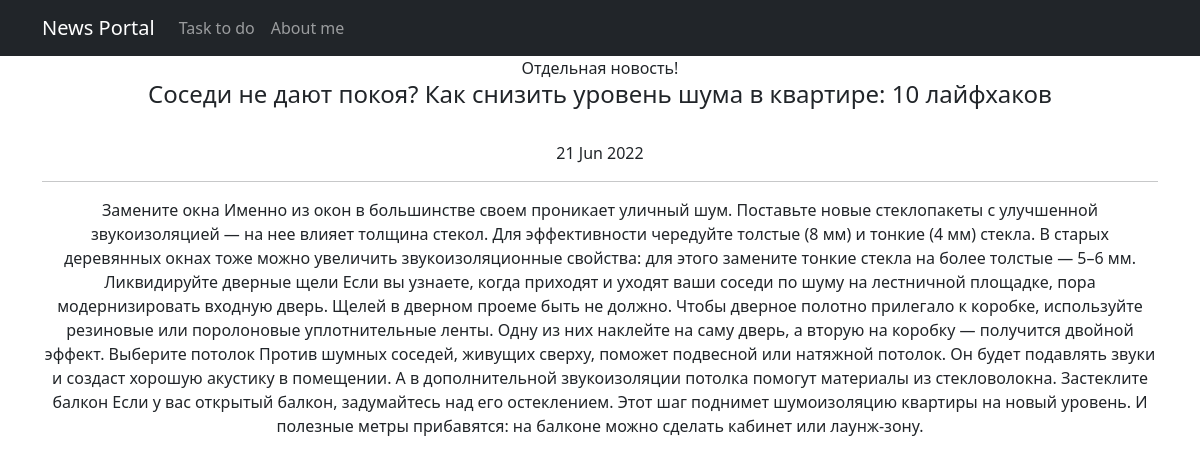
Page /posts/7 on the earlier database version.
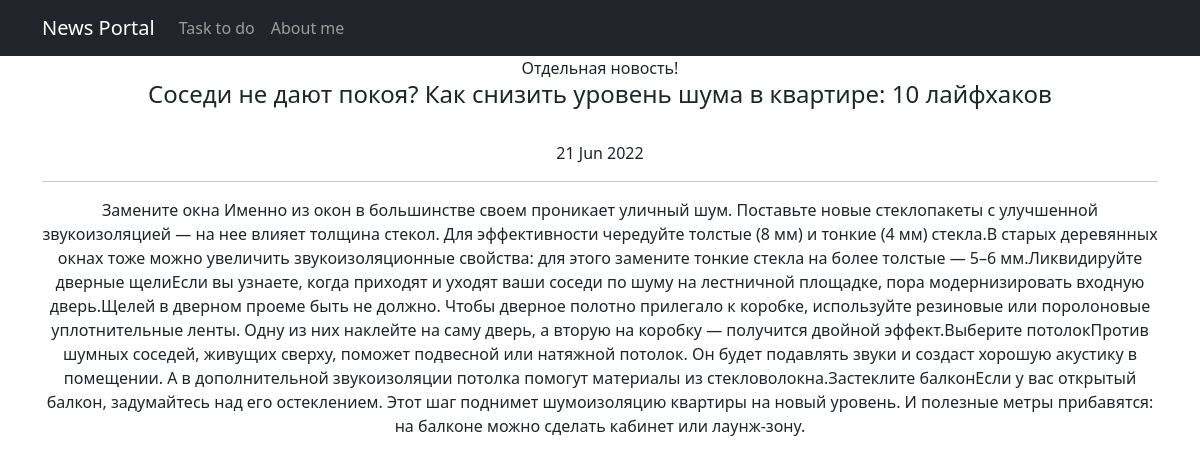
Same page on the later database version.
### NewsPortal/models.py (models this page shows, shortened)
class Post(models.Model):
    author = models.ForeignKey(Author, on_delete=models.CASCADE)    #публикация имеет связь один к многим, поскольку
    NEWS = 'NW'
    ARTICLE = 'AR'
    CATEGORY_CHOICES = (
        (NEWS, 'Новость'),
        (ARTICLE, 'Статья'),
    )
    category_type = models.CharField(max_length=2, choices=CATEGORY_CHOICES, default=ARTICLE)   #поле категории
    datecreation = models.DateTimeField(auto_now_add=True)  #выбираем свойство сохранения автоматического время создания
    postCategory = models.ManyToManyField(Category, through='PostCategory')     #связь многие к многим, поскольку
    title = models.CharField(max_length=128)    #ставим среднее колисетво символов для названия
    text = models.TextField()   #неограниченное количсество символов для самой новости или статьи
    rating = models.SmallIntegerField(default=0)    #рейтинг статьи по умолчанию 0

### NewsPortal/views.py (the view)
# urls.py: path('<int:pk>', PostDetail.as_view(), name='post_detail'),
class PostDetail(DetailView):
    model = Post
    template_name = 'post.html'
    context_object_name = 'post'

### NewsPortal/templatetags/cencor_filter.py (called while the page is built)
@register.filter(name='censor')
def censor(value):
    for word in value.split():
        if word.lower() in CENSOR_LIST:
            x = word.replace(word[1:], '*' * (len(word)-1))
            value = value.replace(word, x)
            return value
    return value

### templates/post.html
{% extends 'flatpages/default.html' %}
{% load cencor_filter %}
{% block title %}
Отдельная новость!
{% endblock title %}
{% block content %}
<h4>{{ post.title}}</h4>
<br>{{ post.datecreation|date:'d M Y' }}</br>
<hr>
{{ post.text|censor }}
{% endblock content %}

Differences in the rows shown:
changed Post "Соседи не дают покоя? Как снизить уровень шума в квартире: 10 лайфхаков": text|censor "…и тонкие (4 мм) стекла. В старых деревянных окнах тоже можно увеличить звукоизоляционные свойства: для этого замените тонкие стекла на более толстые — 5–6 мм. Ликвидируйте дверные щели Если вы узнаете, когда приходят и уходят ваши соседи по шуму на лестничной площадке, пора модернизировать входную дверь. Щелей в дверном проеме быть не должно. Чтобы дверное полотно прилегало к коробке, используйте резиновые или поролоновые уплотнительные ленты. Одну из них наклейте на саму дверь, а вторую на коробку — получится двойной эффект. Выберите потолок Против шумных соседей, живущих сверху, поможет подвесной или натяжной потолок. Он будет подавлять звуки и создаст хорошую акустику в помещении. А в…" → "…и тонкие (4 мм) стекла.В старых деревянных окнах тоже можно увеличить звукоизоляционные свойства: для этого замените тонкие стекла на более толстые — 5–6 мм.Ликвидируйте дверные щелиЕсли вы узнаете, когда приходят и уходят ваши соседи по шуму на лестничной площадке, пора модернизировать входную дверь.Щелей в дверном проеме быть не должно. Чтобы дверное полотно прилегало к коробке, используйте резиновые или поролоновые уплотнительные ленты. Одну из них наклейте на саму дверь, а вторую на коробку — получится двойной эффект.Выберите потолокПротив шумных соседей, живущих сверху, поможет подвесной или натяжной потолок. Он будет подавлять звуки и создаст хорошую акустику в помещении. А в…"
